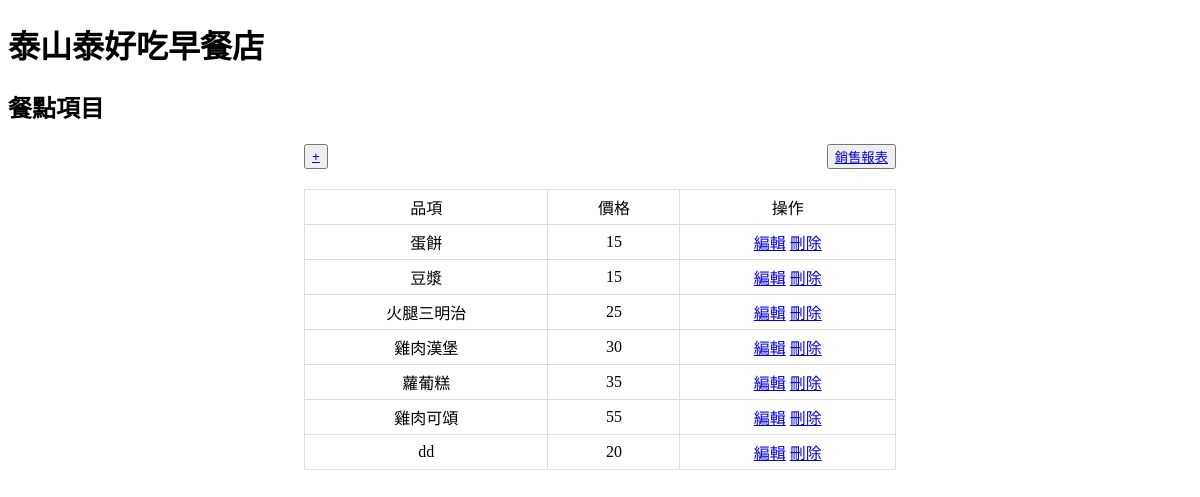
Before: / with the older database file.
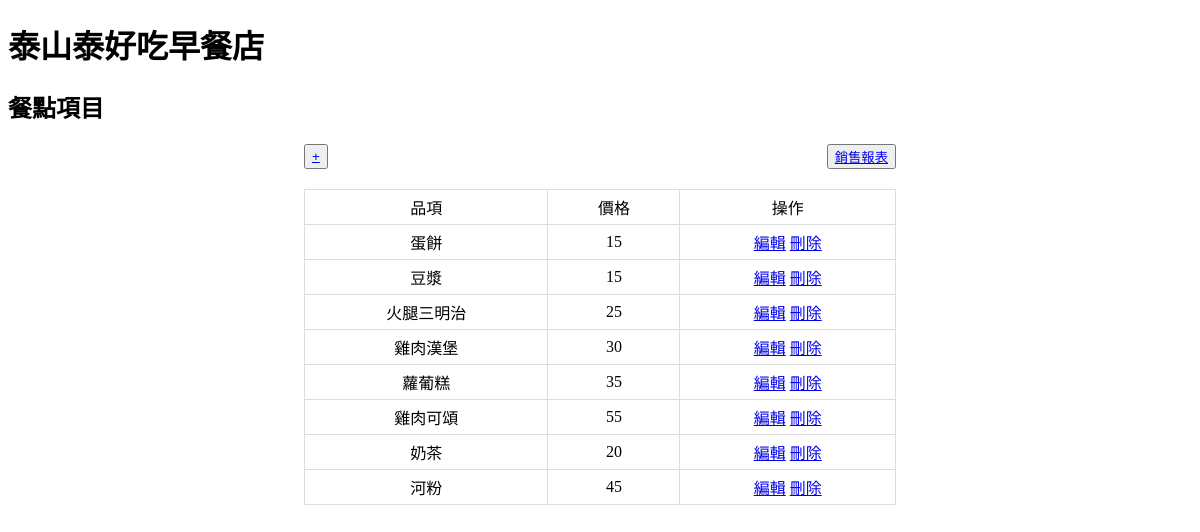
After: the same page with the newer database file.
### tables this page shows
CREATE TABLE `items` (
  `id` int(10) UNSIGNED NOT NULL,
  `name` varchar(16) NOT NULL,
  `cost` int(10) NOT NULL,
  `stock` int(10) NOT NULL,
  `price` int(10) UNSIGNED NOT NULL
);

### index.php (the view, shortened to what this page needs)
<!DOCTYPE html>
<html lang="en">
<head>
</head>
<body>
    <h1>泰山泰好吃早餐店</h1>
    <h2>餐點項目</h2>
    <?php
     $dsn="mysql:host=localhost;dbname=store;charset=utf8";
     $pdo=new PDO($dsn, 'root', '');
     $items=$pdo->query("SELECT `id`, `name`,`price` FROM items")->fetchAll(PDO::FETCH_ASSOC);
    ?>
    <div class='btns'>
        <button><a href='add_item.php'>+</a></button>
        <button><a href='sales_report.php'>銷售報表</a></button>
    </div>
    <table id='items'>
        <tr>
            <td>品項</td>
            <td>價格</td>
            <td>操作</td>
        </tr>
        <?php
        foreach($items as $item):
        ?>
        <tr>
            <td><?=$item['name'];?></td>
            <td><?=$item['price'];?></td>
            <td>
             <a href='update_item.php?id=<?=$item['id'];?>'>編輯</a>
             <a href='./api/delete_item.php?id=<?=$item['id'];?>'>刪除</a>
            </td>
        </tr>
        <?php
        endforeach;
        ?>
    </table>
</body>
</html>

### index.php (style rules this page uses)
#items,.btns { width: 50%; border-collapse: collapse; margin: 20px auto; }
#items td, #items th { border: 1px solid #ddd; padding: 5px 12px; text-align: center; }
.btns { display:flex; justify-content:space-between; }

Changed rows visible on the page:
removed items: name "dd", price "20"
added items: name "奶茶", price "20"
added items: name "河粉", price "45"
